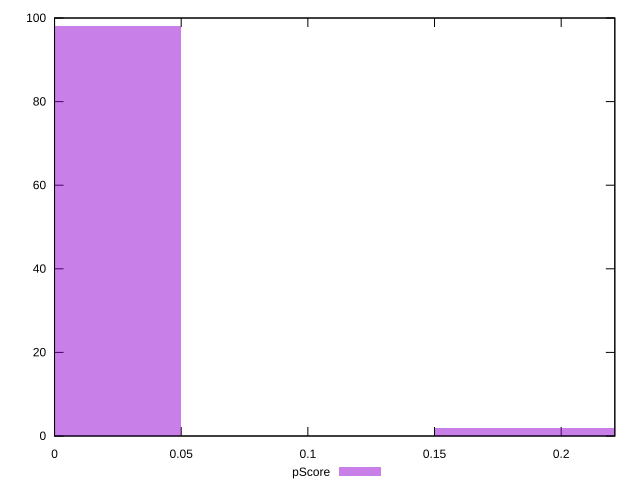

Reproduce this figure in gnuplot.
reset

$pScore <<EOF
0 98
0.2 2
EOF

set key outside below
set boxwidth 0.1
set xrange [0:0.2211764705882353]
set yrange [0:100]
set trange [0:100]
set style fill transparent solid 0.5 noborder
set terminal svg size 640, 490 enhanced background rgb 'white'
set output "reprap/unused-javascript/samples/pages+cached+noexternal+nomedia+nocss/pScore/histogram.svg"

plot $pScore title "pScore" with boxes

reset
